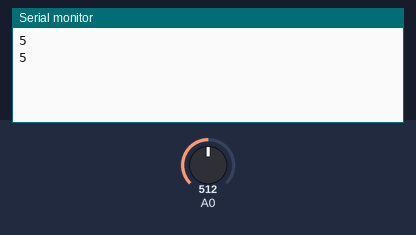
Bench run of a sketch on a simulated Arduino Uno, built with avr-gcc and run on an emulated ATmega328P. Shown: the last lines printed to the serial monitor. The test bench sets the inputs (shaded band); at power-on: A0 = 512.

Above: at 4.8 s.
4.9 s: A0 set to 716
At 8.9 s:
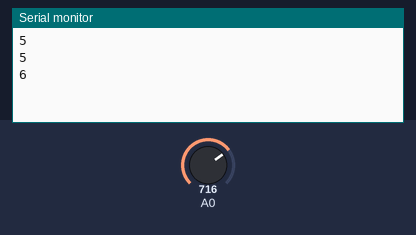
9.9 s: A0 set to 900
At 13.2 s:
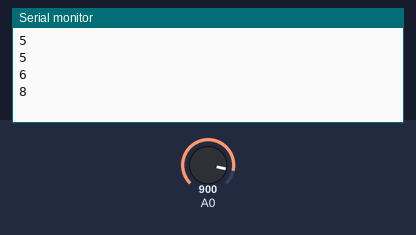
Timing chart, 0 to 14.7 s (numbered marks = the images above; inputs shaded):
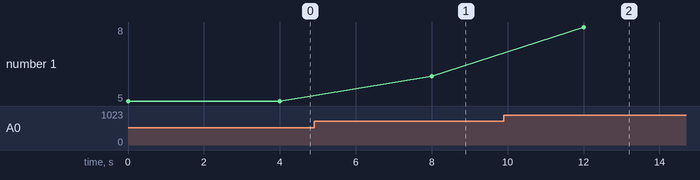

The sketch:

R_Light.ino
```cpp
int val;
long int result;

void setup() {
  // put your setup code here, to run once:
  Serial.begin(9600);
}

void loop() {
  // put your main code here, to run repeatedly:
  val = analogRead(0);
  result =  map(val,0,1023,0,10);
  Serial.println(result);
  delay(4000);
}
```

Measured:
- after the input at 4.9 s, the serial monitor: prints a new line after 3.1 s (image 1)
- after the input at 9.9 s, the serial monitor: prints a new line after 2.1 s (image 2)
- plotted number 1: 5 → 6 after the input at 4.9 s, 6 → 8 after the input at 9.9 s
